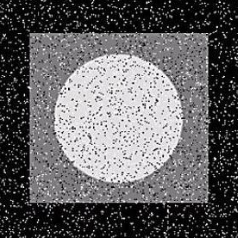
#> input picture resource/S2.png, 238 x 238 px
$ python pruebaMorph.py
#> lines starting #> are read from the running program, lines starting #| are printed output that depends on the picture; after the words box and inside, x2 and y2 are one past the last pixel; in counts of white or black regions, pixels touching at a corner belong together; long printed decimals are rounded
#> further down, im is the input picture: shape (238, 238, 3); mean R, G, B 99.2, 98.2, 99.7
#| T  (238, 238, 3)
#| A (238, 238, 3)
#| C (238, 238, 2)
### src/PixelArithmetic.py
# ------------------------Libraries----------------------------------
import numpy as np
import imageio.v2 as imageio
from PIL import ImageTk
import skimage.morphology as morp
import os


# ------------------------Img Manager----------------------
def uploadImgNormalize(path):
    return np.clip(imageio.imread(path) / 255, 0.0, 1.0).astype(np.uint8)

def uploadImg(path):
    return imageio.imread(path)

def saveImg(img, path):
    return imageio.imwrite(path, img.astpype(np.uint8))

def saveImgPIL(img, file):
    img.save(file.name)

# [22 lines left out: functions resize_image_dir, RGBtoYIQ, not called in this run]

def RGBtoYIQ_array(img):
    img = np.clip(img / 255., 0., 1.)
    yiq = np.zeros(img.shape)
    yiq[:, :, 0] = np.clip(0.299 * img[:, :, 0] + 0.587 * img[:, :, 1] + 0.144 * img[:, :, 2], None, 1)
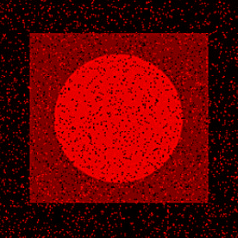
#> yiq: shape (238, 238, 3) float64; mean of channels 0, 1, 2 0.399, 0, 0; drawn as R, G, B
    yiq[:, :, 1] = np.clip(0.595716 * img[:, :, 0] - 0.274453 * img[:, :, 1] - 0.321263 * img[:, :, 2], -0.5957, 0.5957)
    yiq[:, :, 2] = np.clip(0.211456 * img[:, :, 0] - 0.52591 * img[:, :, 1] + 0.311135 * img[:, :, 2], -0.5226, 0.5226)

    return yiq


# [18 lines left out: functions YIQtoRGB, YIQtoRGB_mod, not called in this run]


# ------------------------RBG Methods--------------------------------
def sumaClampRGB(A, B):
    return np.clip(((A + B) * 255).astype(int), 0, 255)


def sumaDiffRGB(A, B):
    return np.clip((((A + B) * 255) / 2).astype(int), 0, 255)


def restaClampRGB(A, B):
    return np.clip(((A - B) * 255).astype(int), 0, 255)


def restaDiffRGB(A, B):
    return np.clip((((A - B) * 255) / 2).astype(int), 0, 255)


def restaABSClampRGB(A, B):
    return np.clip((abs((A - B)) * 255).astype(int), 0, 255)


def restaABSDiffRGB(A, B):
    return np.clip(((abs((A - B)) * 255) / 2).astype(int), 0, 255)


def multRGB(A, B):
    return np.clip(((A * B) * 255).astype(int), 0, 255)


def multScalarRGB(A, N):
    return np.clip(((A * N) * 255).astype(int), 0, 255)


def divRGB(A, B):
    n = 0.000001
    return np.clip(((A / (B + n)) * 255).astype(int), 0, 255)


# [257 lines left out: functions ifLighterRGB, ifDarkerRGB, sumaClampYIQ, sumaDiffYIQ, restaClampYIQ, restaDiffYIQ and 15 more, not called in this run]

### src/Pruebas/pruebaMorph.py
import imageio.v2
import matplotlib.pyplot as plt
import numpy as np
from sklearn.cluster import MeanShift as skMeanShift
import src.PixelArithmetic as k
import cv2 as cv

im = imageio.v2.imread('../../resource/S2.png')
im = np.clip(im, 0, 255)

t = np.copy(im)

print('T ', t.shape)
a = np.stack((t[:, :, 0], t[:, :, 1], t[:, :, 2]), axis=-1)
print('A', a.shape)
c = np.stack((t[:, :, 0], t[:, :, 1]), axis=-1)
print('C', c.shape)

u = k.RGBtoYIQ_array(t)
b = np.column_stack((u[:, :, 0].flatten(), u[:, :, 1].flatten()))
#> b = 56644 pairs, first value 0 to 1, second value -0.00252 to 0.00575
print('b ', b.shape, '   ', b[0])
#| b  (56644, 2)     [4.03921569e-03 2.16840434e-19]
# b = np.column_stack((a[:,:,0].flatten(),a[:,:,1].flatten(),a[:,:,2].flatten()))
# print('b ', b.shape, '   ', b[0])
print(b.shape)
#| (56644, 2)
print('entre')
otherlabel = skMeanShift(bandwidth=0.1, bin_seeding=True).fit(b)  # 0.05 5 clases queda bien 0408
# 29 con f2.png
# 15 con 0408.png
# 14 con 0408.png
# 14 con 0508Raiz.png
# 13 con 0508.png
print('Sali')
print(b.shape)
#| (56644, 2)
print('Cantidad de labels de sklearn: ', len(np.unique(otherlabel.labels_)))
#| Cantidad de labels de sklearn:  3

labesDiferentes = np.unique(otherlabel.labels_)
#> labesDiferentes = [0, 1, 2]
print(labesDiferentes)
#| [0 1 2]

resutls = []
colorLabels = []

for j in range(len(labesDiferentes)):
    aux = np.copy(b)
    colorAux = []
    cantidad_iters = aux.shape[0]
    for i in range(cantidad_iters):
        if otherlabel.labels_[i] == j:
            colorAux.append(aux[i, 0])
    colorLabels.append(np.mean(colorAux))
#> this loop made 3 passes
#> after the loop, colorLabels = [0.0582, 0.494, 0.896]

print('Color originales: ', colorLabels)
#| Color originales:  [0.05817, 0.4938, 0.8964]

for i in range(len(colorLabels)):
    if 0.1 < colorLabels[i] < 0.8:
        colorLabels[i] *= 1.5  # 1.2
#> after the loop, colorLabels = [0.0582, 0.741, 0.896]

imgFinal = np.copy(b)
#> imgFinal has the same summary as b
cantidad_labels = len(labesDiferentes)
#> cantidad_labels = 3
cantidad_iters = imgFinal.shape[0]
print('Color alterados: ', colorLabels)
#| Color alterados:  [0.05817, 0.7407, 0.8964]
print('Cantidad diferentes labels: ', len(labesDiferentes))
#| Cantidad diferentes labels:  3
print('Cantidad de Iteraciones ', imgFinal.shape[0])
#| Cantidad de Iteraciones  56644

for j in range(cantidad_labels):
    for i in range(cantidad_iters):
        if otherlabel.labels_[i] == j:
            # if otherlabel.labels_[i] < 5:
            #    imgFinal[i, :] = 255
            # print('label ', otherlabel.labels_[i], '   valor de iter', j, '   valor de color: ', colorLabels[j])
            imgFinal[i, :] = colorLabels[j]
#> after the loop, imgFinal = 56644 pairs, first value 0.0582 to 0.896, second value 0.0582 to 0.896

histFinal = plt.hist(imgFinal[:, 0], bins=[0.0, 0.1, 0.2, 0.3, 0.4, 0.5, 0.6, 0.7, 0.8, 0.9, 1.0],
                     range=(0, 1), edgecolor='black', alpha=0.7, color='salmon')
imgFinal = imgFinal.reshape(c.shape)
print('Shape imgFinal: ', imgFinal.shape)
#| Shape imgFinal:  (238, 238, 2)
# aux = np.clip(aux*255,0.0,1.1)
plt.figure(0)
plt.imshow(imgFinal[:, :, 0], cmap='gray')
plt.show()
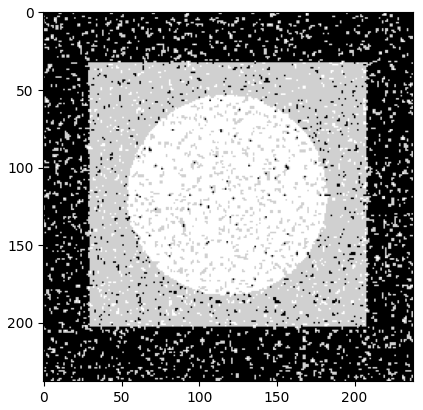
#> figure drawn by matplotlib, 1 panel
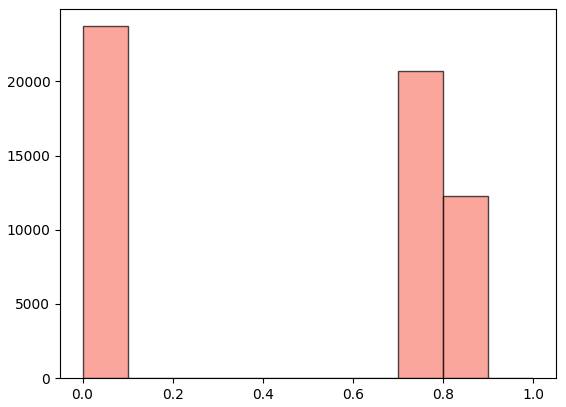
#> figure drawn by matplotlib, 1 panel; tallest bar 23713 high, from x = -6.94e-18 to 0.1

imgFinalA = cv.convertScaleAbs(imgFinal[:, :, 0])
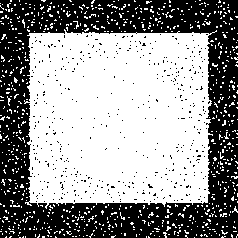
#> imgFinalA: shape (238, 238); values 0 (black) and 1 (white), 58.1% white; 455 black regions (454 under 20 px), largest, box (x1, y1, x2, y2) and area: (0, 0, 238, 238) 22959


# global thresholding
ret1, th1 = cv.threshold(imgFinalA, 127, 255, cv.THRESH_BINARY)
#> th1: shape (238, 238); every value is 0
# Otsu's thresholding
ret2, th2 = cv.threshold(imgFinalA, 0, 255, cv.THRESH_BINARY + cv.THRESH_OTSU)
#> ret2 = 0
# Otsu's thresholding after Gaussian filtering
blur = cv.GaussianBlur(imgFinalA, (5, 5), 0)
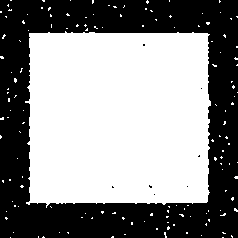
#> blur: shape (238, 238); values 0 (black) and 1 (white), 54.9% white; 8 black regions (7 under 20 px), largest, box (x1, y1, x2, y2) and area: (0, 0, 238, 238) 25540
ret3, th3 = cv.threshold(blur, 0, 255, cv.THRESH_BINARY + cv.THRESH_OTSU)
#> ret3 = 0

plt.imshow(th2, 'gray')
plt.show()

cv.destroyAllWindows()
cv.imshow("Original", th3)
kernelSize = (7, 7)
# loop over the kernels sizes
kernel = cv.getStructuringElement(cv.MORPH_RECT, kernelSize)
opening = cv.morphologyEx(th3, cv.MORPH_OPEN, kernel)
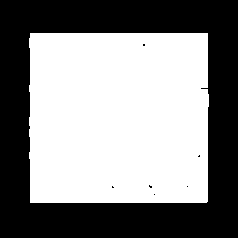
#> opening: shape (238, 238); 53.5% white; 7 black regions (6 under 20 px)
cv.imshow("Opening: ({}, {})".format(
    kernelSize[0], kernelSize[1]), opening)
cv.waitKey(0)


contours, hierarchy = cv.findContours(th2, cv.RETR_LIST, cv.CHAIN_APPROX_TC89_L1)
#> contours = 1304 contours, 1303 with area under 20; largest, box (x1, y1, x2, y2) and area: (24, 29, 217, 209) 30254
print("Numero de contornos encontrados: " + str(len(contours)))
#| Numero de contornos encontrados: 1304

cv.drawContours(th2, contours, -1, (127, 127, 127), 5)
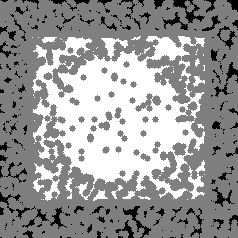
#> th2: shape (238, 238); min 0, max 255, mean 153.5
cv.imshow("Contours", th2);

for i in range(len(contours)):
    contorno_prueba = contours[i]
    area = cv.contourArea(contorno_prueba)
    perimeter = cv.arcLength(contorno_prueba, True)

    if area > 51:
        print('Index: ', i)
        print('Area: ', area)
        print('Perimetro: ', perimeter)
#> this loop made 1304 passes
#> (contorno_prueba, area, perimeter) on passes 1 to 3: ([[194, 237]], 0, 0), ([[20, 237]], 0, 0), ([[221, 237], [223, 237], [225, 236], [223, 237]], 0, 8.47)
#| Index:  1079
#| Area:  30253.5
#| Perimetro:  844.854

cv.waitKey(0)
